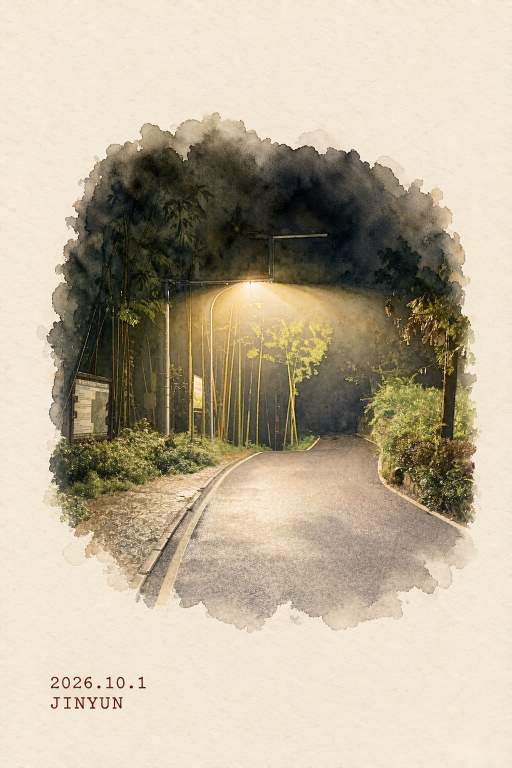
#> input picture examples/jinyun-night-road-page.png, 1024 x 1536 px (shown at 1/2 size)
$ python remove_watermark.py ../examples/jinyun-night-road-page.png
#> lines starting #> are read from the running program, lines starting #| are printed output that depends on the picture; after the words box and inside, x2 and y2 are one past the last pixel; in counts of white or black regions, pixels touching at a corner belong together
#!/usr/bin/env python3
"""Remove the platform's translucent white "AI生成" watermark from generated cards.

Every generated card carries the mark in the bottom-right corner. This script is the
bundled, deterministic implementation of SKILL.md §8 — run it on EVERY generated image.

Two validated repair paths, chosen automatically:
  - inpaint: ROI is pure paper  -> row-wise fill + paper-grain restore
  - patch:   motif bleeds into the ROI -> locate the text band, patch with clean paper

It also writes a 2.5x zoomed crop of the repaired corner (`*_corner_check.png`) —
the mandatory eyeball check. A pixel scan alone can report false negatives.

Usage:
  python tools/remove_watermark.py <image-or-dir> [--inplace] [--out DIR]
                                   [--mode auto|inpaint|patch] [--no-check-crop]

Requires: pillow, numpy
"""
# -*- coding: utf-8 -*-

import argparse
import os
import sys

import numpy as np
from PIL import Image

# ROI: bottom-right region where the watermark lives (SKILL.md §8)
ROI_X = 0.70
ROI_Y = 0.88
# Detection: bright + low-saturation (near-gray white) over the paper median
BRIGHT = 6
MAX_RANGE = 16
# Path A extras
OFF_PAPER = 16          # anything clearly off paper color also gets masked
DILATE_ITERS = 3
GRAIN_STRENGTH = 0.9
GRAIN_BLUR = 8
FILL_BLUR = 1.0
# Path B (band) parameters
ROW_DENSITY = 0.004
COL_DENSITY = 0.008
MERGE_GAP = 25
BBOX_PAD = 16
PATCH_WINDOW = (0.38, 0.70)  # clean-paper source window, fraction of W
FEATHER = 8
# Auto mode decision: fraction of clearly colored (watercolor) pixels in ROI
COLORED_FRAC_THRESHOLD = 0.02

CHECK_ZOOM = 2.5


def dilate(mask: np.ndarray, iters: int) -> np.ndarray:
    for _ in range(iters):
        pad = np.pad(mask, 1)
        mask = (
            (pad[:-2, 1:-1] | pad[2:, 1:-1] | pad[1:-1, :-2] | pad[1:-1, 2:] | pad[1:-1, 1:-1]) > 0
        ).astype(np.uint8)
    return mask


def roi_of(arr: np.ndarray):
    h, w = arr.shape[:2]
    x0, y0 = int(w * ROI_X), int(h * ROI_Y)
    return x0, y0, arr[y0:h, x0:w]


def detect_mask(roi_rgb: np.ndarray, include_off_paper: bool) -> np.ndarray:
    lum = roi_rgb[..., :3].mean(axis=2)
    med = np.median(lum)
    rng = roi_rgb[..., :3].max(axis=2) - roi_rgb[..., :3].min(axis=2)
    mask = (lum > med + BRIGHT) & (rng < MAX_RANGE)
    if include_off_paper:
        mask = mask | (np.abs(lum - med) > OFF_PAPER)
    return dilate(mask.astype(np.uint8), DILATE_ITERS)


def repair_inpaint(arr: np.ndarray, x0: int, y0: int) -> tuple[np.ndarray, int]:
    """Path A: pure-paper ROI — row-wise fill, blur, then restore grain from the strip above."""
    h, w = arr.shape[:2]
    rh, rw = h - y0, w - x0
    roi = arr[y0:h, x0:w].copy()
    mask = detect_mask(roi, include_off_paper=True)
    masked_px = int(mask.sum())
    for row in range(rh):
        rm = mask[row] > 0
        if not rm.any():
            continue
        clean = np.where(~rm)[0]
        if len(clean) < 4:
            continue
        for c in np.where(rm)[0]:
            j = clean[np.argmin(np.abs(clean - c))]
            roi[row, c] = roi[row, j]
    base = np.asarray(
        Image.fromarray(roi.clip(0, 255).astype(np.uint8)).filter(
            ImageFilter.GaussianBlur(FILL_BLUR)
        )
    ).astype(np.int16)
    # paper grain: high-frequency residual of the clean strip just above the ROI
    sy0 = max(0, y0 - rh)
    strip = arr[sy0:y0, x0:w]
    blur = np.asarray(
        Image.fromarray(strip.clip(0, 255).astype(np.uint8)).filter(
            ImageFilter.GaussianBlur(GRAIN_BLUR)
        )
    ).astype(np.int16)
    texture = strip - blur
    arr[y0:h, x0:w] = (base + texture * GRAIN_STRENGTH).clip(0, 255)
    return arr, masked_px


def feather_patch(arr: np.ndarray, bbox, patch: np.ndarray) -> None:
    y0, y1, x0, x1 = bbox
    h, w = y1 - y0, x1 - x0
    p = patch[:h, :w].astype(np.float32)
    dst = arr[y0:y1, x0:x1].astype(np.float32)
    f = FEATHER
    ax = np.ones(w, dtype=np.float32)
    if w >= 2 * f:
        ax[:f] = np.linspace(0, 1, f)
        ax[-f:] = np.linspace(1, 0, f)
    ay = np.ones(h, dtype=np.float32)
    if h >= 2 * f:
        ay[:f] = np.linspace(0, 1, f)
        ay[-f:] = np.linspace(1, 0, f)
    alpha = (ay[:, None] * ax[None, :])[..., None]
    arr[y0:y1, x0:x1] = (dst * (1 - alpha) + p * alpha).clip(0, 255).astype(np.int16)


def repair_patch(arr: np.ndarray, x0: int, y0: int) -> tuple[np.ndarray, int, tuple]:
    """Path B: motif bleeds into the ROI — locate the watermark text band, patch it with
    same-height clean paper. NEVER full-ROI inpaint here (eats watercolor highlights)."""
    h, w = arr.shape[:2]
    roi = arr[y0:h, x0:w]
    mask = detect_mask(roi, include_off_paper=False)
    masked_px = int(mask.sum())
    hot = np.where(mask.mean(axis=1) > ROW_DENSITY)[0]
    if len(hot) == 0:
        return arr, masked_px, None
    # merge hot rows into segments (gaps < MERGE_GAP), take the bottom-most one
    segs = []
    start = prev = hot[0]
    for r in hot[1:]:
        if r - prev <= MERGE_GAP:
            prev = r
        else:
            segs.append((start, prev))
            start = prev = r
    segs.append((start, prev))
    band_a, band_b = segs[-1]
    band_mask = mask[band_a : band_b + 1]
    cols = np.where(band_mask.mean(axis=0) > COL_DENSITY)[0]
    if len(cols) == 0:
        return arr, masked_px, None
    by0 = max(0, y0 + band_a - BBOX_PAD)
    by1 = min(h, y0 + band_b + BBOX_PAD + 1)
    bx0 = max(0, x0 + cols.min() - BBOX_PAD)
    bx1 = min(w, x0 + cols.max() + BBOX_PAD + 1)
    bh, bw = by1 - by0, bx1 - bx0
    # clean-paper source: same rows, sampled around the PATCH_WINDOW
    win0, win1 = int(w * PATCH_WINDOW[0]), int(w * PATCH_WINDOW[1])
    px0 = min(max((win0 + win1) // 2 - bw // 2, win0), max(win0, win1 - bw))
    if bw <= win1 - win0:
        patch = arr[by0:by1, px0 : px0 + bw].copy()
    else:
        # band wider than the window: tile the window with wrap-around
        seg = arr[by0:by1, win0:win1].copy()
        reps = -(-bw // seg.shape[1])
        patch = np.tile(seg, (1, reps, 1))[:, :bw]
    feather_patch(arr, (by0, by1, bx0, bx1), patch)
    return arr, masked_px, (bx0, by0, bx1, by1)


def has_motif_bleed(roi_rgb: np.ndarray) -> bool:
    rng = roi_rgb[..., :3].max(axis=2) - roi_rgb[..., :3].min(axis=2)
    return float((rng >= MAX_RANGE).mean()) > COLORED_FRAC_THRESHOLD


def save_corner_check(img: Image.Image, path: str) -> None:
    w, h = img.size
    cw, ch = int(w * (1 - ROI_X)), int(h * (1 - ROI_Y))
    crop = img.crop((w - cw, h - ch, w, h))
    crop = crop.resize((int(crop.width * CHECK_ZOOM), int(crop.height * CHECK_ZOOM)), Image.NEAREST)
    crop.save(path)


def process_file(path: str, args) -> None:
#> called with path = '../examples/jinyun-night-road-page.png'
    img = Image.open(path)
#> img is the input picture: PIL image 1024x1536 RGB; mean R, G, B 188.3, 176.7, 154.4
    if img.mode != "RGB":
        img = img.convert("RGB")
    arr = np.asarray(img).astype(np.int16)
    x0, y0, roi = roi_of(arr)
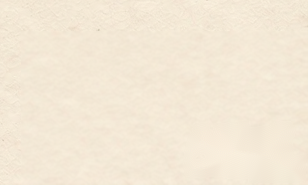
#> roi: shape (185, 308, 3) int16; mean R, G, B 243.5, 232.4, 214.1
#> x0 = 716; y0 = 1351

    mode = args.mode
    if mode == "auto":
        mode = "patch" if has_motif_bleed(roi) else "inpaint"
#> in has_motif_bleed, `rng = roi_rgb[..., :3].max(axis=2) - roi_rgb[..., :3].min(axis=2)`:
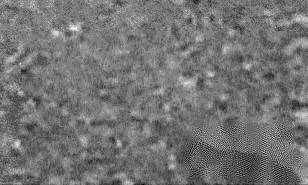
#> rng: shape (185, 308) int16; min 24, max 36, mean 29.4; drawn with min black and max white
#> mode = 'patch'

    if mode == "inpaint":
        arr, masked_px = repair_inpaint(arr, x0, y0)
        bbox = None
    else:
        arr, masked_px, bbox = repair_patch(arr, x0, y0)
#> in detect_mask, `med = np.median(lum)`: med = 230
#> in detect_mask, `mask = (lum > med + BRIGHT) & (rng < MAX_RANGE)`: mask: shape (185, 308) bool; every value is 0
#> in repair_patch, `masked_px = int(mask.sum())`: masked_px = 0
#> in repair_patch, `hot = np.where(mask.mean(axis=1) > ROW_DENSITY)[0]`: hot = empty array
#> masked_px = 0
        if bbox is None:
            # no detectable band: fall back to full-ROI inpaint
            mode = "inpaint(fallback)"
            arr, masked_px = repair_inpaint(arr, x0, y0)
#> in repair_inpaint, `rh, rw = h - y0, w - x0`: rh = 185; rw = 308
#> call 2 of detect_mask, with include_off_paper = True
#> in detect_mask (call 2), `mask = mask | (np.abs(lum - med) > OFF_PAPER)`:
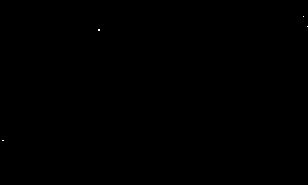
#> mask: shape (185, 308) bool; 0.01% white in thin lines or dots, all inside (x1, y1, x2, y2) = (2, 16, 308, 141)
#> call 2 of dilate, with iters = 3
#> after the loop in dilate (call 2), `for _ in range(iters):`:
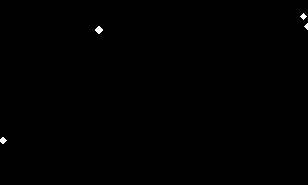
#> mask: shape (185, 308); values 0 (black) and 1 (white), 0.2% white; 4 white regions (1 under 20 px), largest, box (x1, y1, x2, y2) and area: (95, 26, 103, 34) 40, (0, 137, 7, 144) 31, (300, 13, 307, 20) 25
#> in repair_inpaint, `masked_px = int(mask.sum())`: masked_px = 112
#> after the loop in repair_inpaint, `for row in range(rh):`: roi: shape (185, 308, 3) int16; 0.18% of pixels changed, all inside (x1, y1, x2, y2) = (0, 14, 308, 144)

    out = Image.fromarray(arr.clip(0, 255).astype(np.uint8))
    base = os.path.splitext(os.path.basename(path))[0]
    if args.inplace:
        out_path = path
    elif args.out:
        os.makedirs(args.out, exist_ok=True)
        out_path = os.path.join(args.out, os.path.basename(path))
    else:
        out_path = os.path.join(os.path.dirname(path) or ".", f"{base}_clean.png")
    out.save(out_path)

    check_path = None
    if not args.no_check_crop:
        check_path = os.path.join(
            os.path.dirname(out_path) or ".", f"{base}_corner_check.png"
        )
        save_corner_check(out, check_path)

    print(
        f"{os.path.basename(path)}: mode={mode} mask_px={masked_px} "
        f"band_bbox={bbox} -> {os.path.basename(out_path)}"
    )
    print(
        "  EYEBALL CHECK REQUIRED: open the *_corner_check.png (2.5x) — "
        "a clean pixel scan is NOT acceptance (SKILL.md §8)."
    )


def main() -> None:
    parser = argparse.ArgumentParser(description=__doc__)
    parser.add_argument("target", help="image file or directory of images")
    parser.add_argument("--inplace", action="store_true", help="overwrite the input file")
    parser.add_argument("--out", help="output directory (default: <name>_clean.png beside input)")
    parser.add_argument("--mode", choices=["auto", "inpaint", "patch"], default="auto")
    parser.add_argument("--no-check-crop", action="store_true", help="skip the corner check crop")
    args = parser.parse_args()

    target = args.target
    if os.path.isdir(target):
        files = sorted(
            f for f in os.listdir(target) if f.lower().endswith((".png", ".jpg", ".jpeg", ".webp"))
        )
        if not files:
            sys.exit(f"no images found in {target}")
        for f in files:
            process_file(os.path.join(target, f), args)
    else:
        process_file(target, args)


if __name__ == "__main__":
#> (the run stopped early here; a loop or call above may not have finished)

$ run again, on examples/lijiang-lake-postcard.png
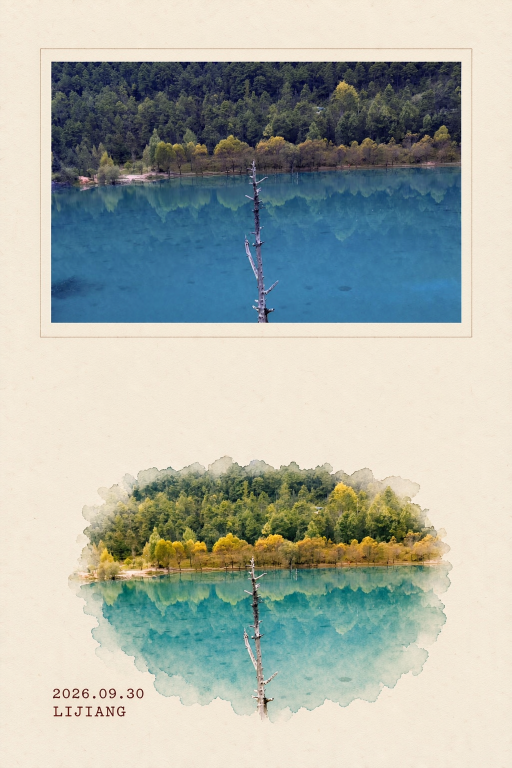
#> input picture examples/lijiang-lake-postcard.png, 1024 x 1536 px (shown at 1/2 size)
#> in process_file, img is the input picture: PIL image 1024x1536 RGB; mean R, G, B 170.5, 177.1, 168.7
#> in process_file, `x0, y0, roi = roi_of(arr)`: x0 = 716; y0 = 1351
#> in has_motif_bleed, `rng = roi_rgb[..., :3].max(axis=2) - roi_rgb[..., :3].min(axis=2)`:
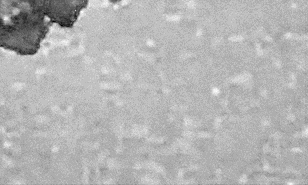
#> rng: shape (185, 308) int16; min 9, max 34, mean 26.7; drawn with min black and max white
#> mode = 'patch'
#> med = 230.3
#> in repair_patch, `masked_px = int(mask.sum())`: masked_px = 85
#> hot = [18, 19, 20, 21, 22, 23, 24, 25, 26, 27, 28, 29]
#> in repair_patch, `start = prev = hot[0]`: start = 18
#> the loop in repair_patch, `for r in hot[1:]:` made 11 passes
#> after the loop in repair_patch, `for r in hot[1:]:`: segs = []
#> band_a = 18; band_b = 29
#> cols = 19 values from 50 to 75
#> by0 = 1353
#> by1 = 1397
#> bx0 = 750
#> bx1 = 808
#> bh = 44; bw = 58
#> px0 = 523
#> in feather_patch, `y0, y1, x0, x1 = bbox`: y0 = 1353; y1 = 1397; x0 = 750; x1 = 808
#> in feather_patch, `h, w = y1 - y0, x1 - x0`: h = 44; w = 58
#> in process_file, `arr, masked_px, bbox = repair_patch(arr, x0, y0)`: masked_px = 85; bbox = (750, 1353, 808, 1397)
#> in save_corner_check, `crop = img.crop((w - cw, h - ch, w, h))`:
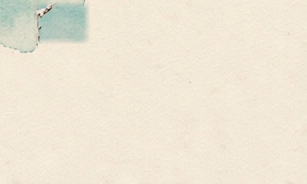
#> crop: PIL image 307x184 RGB; mean R, G, B 239, 230.4, 213.8
#| lijiang-lake-postcard.png: mode=patch mask_px=85 band_bbox=(750, 1353, 808, 1397) -> lijiang-lake-postcard_clean.png
